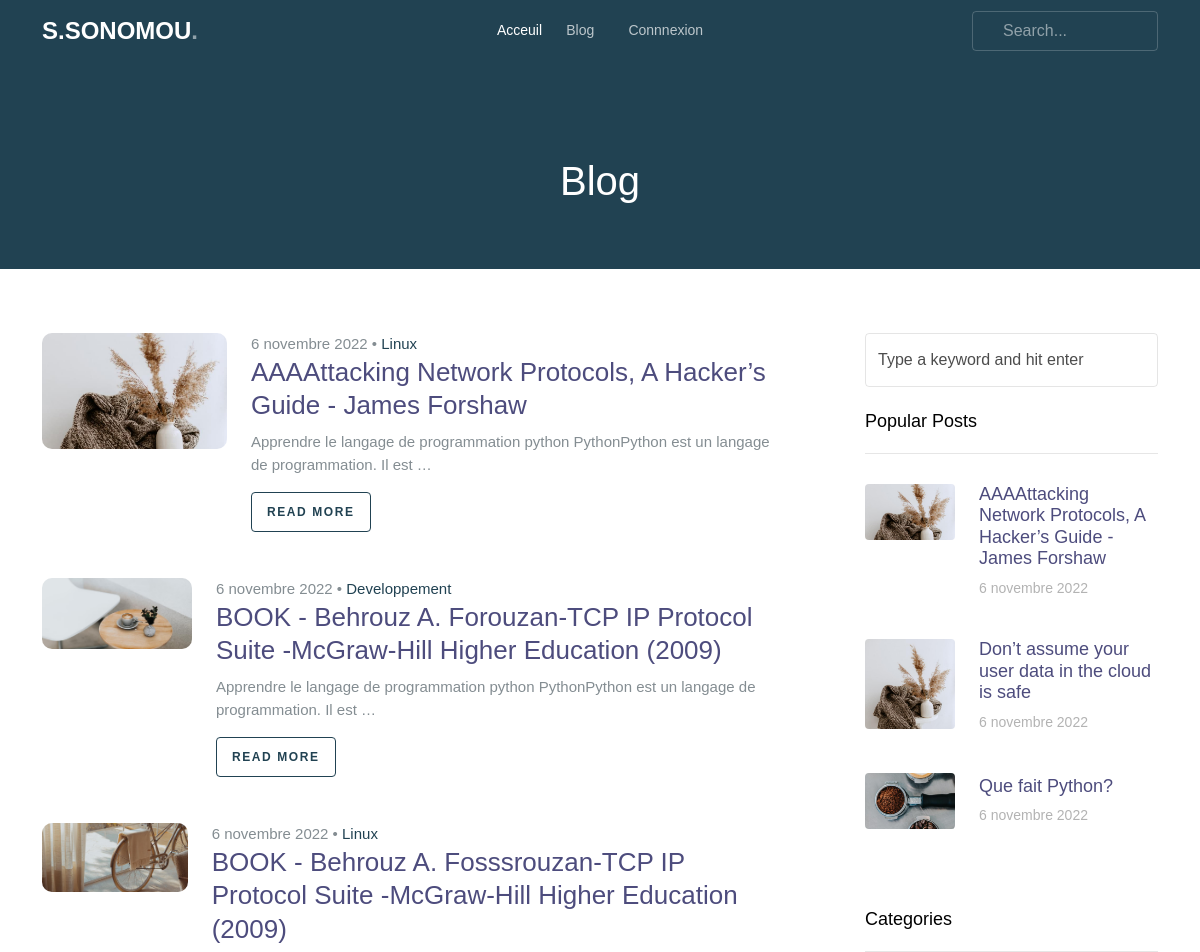
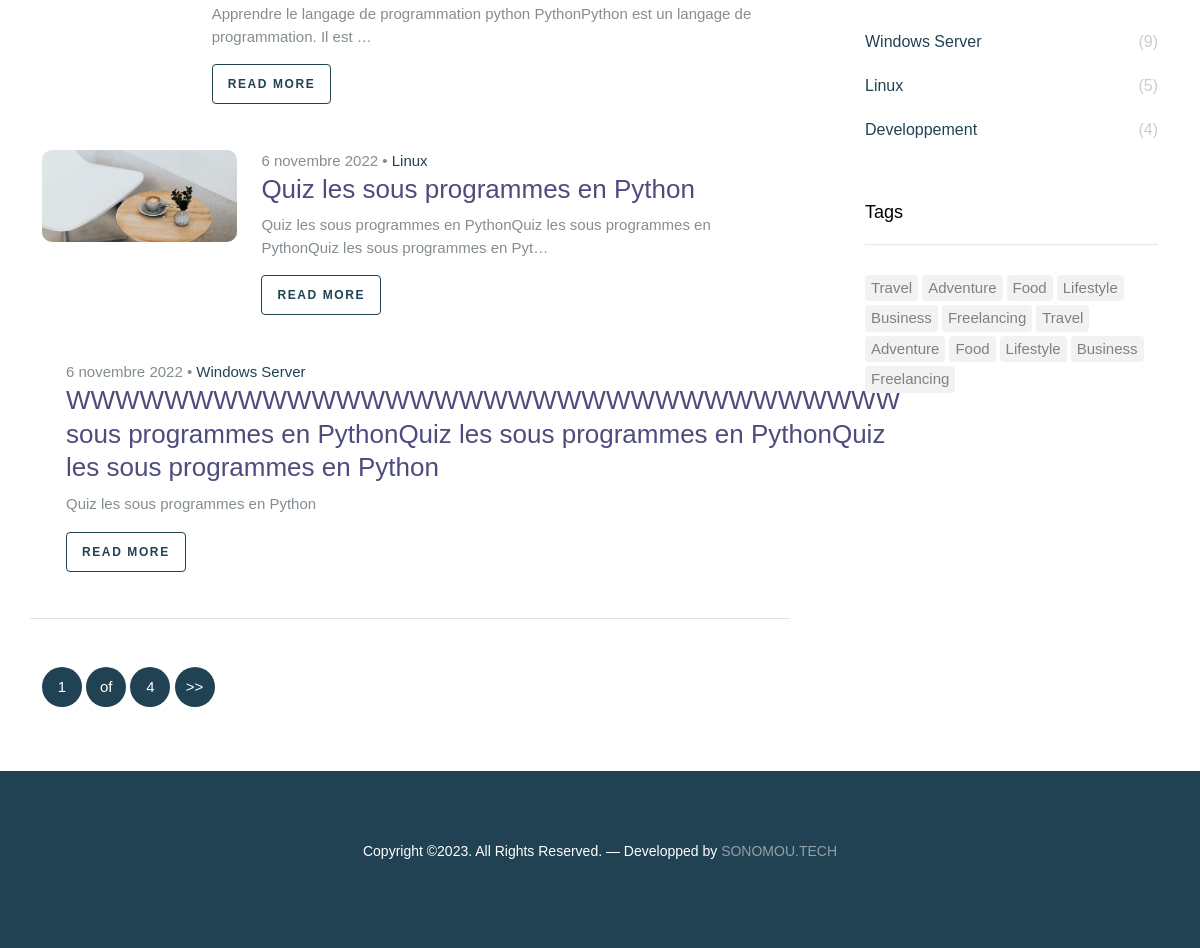
The page /articles on the database its author committed (2 pictures, top to bottom).
### main/models.py (models this page shows, shortened)
class BaseModel(models.Model):
    uid=models.UUIDField(primary_key=True,default=uuid.uuid4,editable=False)
    created=models.DateField(auto_now_add=True,blank=True,null=True,verbose_name='Create date')
    updated=models.DateTimeField(auto_now=True,verbose_name='Update date')
    class Meta:
        abstract=True

class Article(BaseModel):
    CHOIX_CATEGORIE=(
        ('Developpement','Developpement'),
        ('Linux', 'Linux'),
        ('Windows Server', 'Windows Server'),
    )
    titre = models.CharField(max_length=1000, verbose_name='Titre')
    slug = models.SlugField(max_length=200, verbose_name='Slug')
    body = models.TextField(blank=True, null=True, verbose_name="Resume")
    description=QuillField(blank=True,null=True,verbose_name='Description')
    image = models.ImageField(upload_to='articles_images', blank=True, null=True, name="image", verbose_name='Image')
    bg = models.ImageField(upload_to='articles_images', blank=True, null=True)
    auteur = models.ForeignKey(CustomUser, on_delete=models.SET_NULL, blank=True, null=True, verbose_name='Auteur')
    categorie1=models.CharField(choices=CHOIX_CATEGORIE,default="Developpement",max_length=200,blank=True,null=True)
    categorie = models.ForeignKey(Categorie, on_delete=models.SET_NULL, null=True, blank=True,
                                  related_name='fk_categorie',
                                  verbose_name='Categorie')
    statut = models.BooleanField(default=False, verbose_name="Statut")
    class Meta:
        ordering = ['-created']
        verbose_name = "Article"

class Categorie(BaseModel):
    nom_categorie = models.CharField(max_length=100, verbose_name='Non categorie')
    slug = models.SlugField(max_length=200, verbose_name='Slug')
    class Meta:
        verbose_name = "Categorie"
    def __str__(self) -> str:
        return self.nom_categorie

### main/views.py (the view)
# urls.py: path('articles', blog, name='articles'),
def blog(request):
    recent_article = Article.objects.filter(statut=True).order_by('-updated')[:3]
    list_articles = Article.objects.all().filter(statut=True)
    nb_article_dev=Article.objects.filter(categorie1='Developpement').filter(statut=True).count()
    nb_article_linux=Article.objects.filter(categorie1='Linux').filter(statut=True).count()
    nb_article_windows=Article.objects.filter(categorie1='Windows Server').filter(statut=True).count()
    paginator = Paginator(list_articles, 5)
    page = request.GET.get('page')
    try:
        articles = paginator.page(page)
    except PageNotAnInteger:
        articles = paginator.page(1)
    except EmptyPage:
        articles = paginator.page(paginator.num_pages)
    categories = Categorie.objects.all()
    context = {
        'categories': categories,
        'articles': articles,
        'page': page,
        'recent_article': recent_article,
        'nb_windows':nb_article_windows,
        'nb_linux':nb_article_linux,
        'nb_dev':nb_article_dev,
    }
    return render(request, "blog/articles.html", context)

### templates/blog/articles.html (shortened to what this page needs)
{% extends 'includes/_BaseClient.html' %}
{% block content %}
  <div class="hero overlay inner-page bg-primary py-5">
    <div class="container">
      <div class="row align-items-center justify-content-center text-center pt-5">
        <div class="col-lg-6">
          <h1 class="heading text-white mb-3" data-aos="fade-up">Blog</h1>
        </div>
      </div>
    </div>
  </div>
  <div class="section search-result-wrap">
    <div class="container">
      <div class="row posts-entry">
        <div class="col-lg-8">
            {% for article in articles %}
          <div class="blog-entry d-flex blog-entry-search-item">
            <a href="{% url 'detail_article' article.pk %}" class="img-link me-4">
                {% if article.image  %}
                <img src="{{article.image.url}}" alt="Image" class="img-fluid">
                {% endif %}
            </a>
            <div>
              <span class="date">{{article.created}} &bullet; <a href="#">{{article.categorie}}</a></span>
              <h2><a href="{% url 'detail_article' article.pk %}">{{article.titre}}</a></h2>
              <p>{{article.body|truncatechars:100}}</p>
              <p><a href="{% url 'detail_article' article.pk %}" class="btn btn-sm btn-outline-primary">Read More</a></p>
            </div>
          </div>
        {% endfor %}
	 {% if articles|length %}
          {% include "includes/_pagination.html" with page=articles %}
     {% endif %}
        </div>
        <div class="col-lg-4 sidebar">
          <div class="sidebar-box search-form-wrap mb-4">
            <form action="{% url 'search_article' %}" class="sidebar-search-form" method="post">
              <input type="text" class="form-control" id="s" name="article" placeholder="Type a keyword and hit enter">
            </form>
          </div>
          <div class="sidebar-box">
            <h3 class="heading">Popular Posts</h3>
            <div class="post-entry-sidebar">
              <ul>
                {% for article in recent_article %}
								<li>
									<a href="{% url 'detail_article' article.pk %}">
									{% if article.image  %}
									<img src="{{article.image.url}}" alt="Image placeholder" class="me-4 rounded">
										{% endif %}
										<div class="text">
											<h4>{{article.titre|truncatechars:100}}</h4>
											<div class="post-meta">
												<span class="mr-2">{{article.created}}</span>
											</div>
										</div>
									</a>
								</li>
							{% endfor %}
              </ul>
            </div>
          </div>
          <div class="sidebar-box">
            <h3 class="heading">Categories</h3>
            <ul class="categories">
              <li><a href="#">Windows Server<span>({{nb_windows}})</span></a></li>
              <li><a href="#">Linux <span>({{nb_linux}})</span></a></li>
              <li><a href="#">Developpement <span>({{nb_dev}})</span></a></li>
            </ul>
          </div>
          <div class="sidebar-box">
            <h3 class="heading">Tags</h3>
            <ul class="tags">
              <li><a href="#">Travel</a></li>
              <li><a href="#">Adventure</a></li>
              <li><a href="#">Food</a></li>
              <li><a href="#">Lifestyle</a></li>
              <li><a href="#">Business</a></li>
              <li><a href="#">Freelancing</a></li>
              <li><a href="#">Travel</a></li>
              <li><a href="#">Adventure</a></li>
              <li><a href="#">Food</a></li>
              <li><a href="#">Lifestyle</a></li>
              <li><a href="#">Business</a></li>
              <li><a href="#">Freelancing</a></li>
            </ul>
          </div>
        </div>
      </div>
    </div>
  </div>
{% endblock content %}

### templates/includes/_BaseClient.html (shortened to what this page needs)
{% load static %}
<!doctype html>
<html lang="en">
<head>
	<link rel="stylesheet" href="{% static 'assets-blog/fonts/icomoon/style.css' %} ">
	<link rel="stylesheet" href="{% static 'assets-blog/fonts/flaticon/font/flaticon.css' %}">
	<link rel="stylesheet" href="{% static 'assets-blog/css/tiny-slider.css' %}">
	<link rel="stylesheet" href="{% static 'assets-blog/css/aos.css' %}">
	<link rel="stylesheet" href="{% static 'assets-blog/css/glightbox.min.css' %}">
	<link rel="stylesheet" href="{% static 'assets-blog/css/style.css' %}">
	<link rel="stylesheet" href="{% static 'assets-blog/css/flatpickr.min.css' %}">
</head>
<body>
	{% include 'includes/_nav.html' %}
      {% block content %}{% endblock content %}
	{% include 'includes/_footer.html' %}
  </body>
  </html>

### templates/includes/_nav.html (shortened to what this page needs)
	<nav class="site-nav">
		<div class="container">
			<div class="menu-bg-wrap">
				<div class="site-navigation">
					<div class="row g-0 align-items-center">
						<div class="col-2">
							<a href="{% url 'index'  %}" class="logo m-0 float-start">S.SONOMOU<span class="text-primary">.</span></a>
						</div>
						<div class="col-8 text-center">
							<ul class="js-clone-nav d-none d-lg-inline-block text-start site-menu mx-auto">
								<li class="active"><a href="{% url 'index'  %}">Acceuil</a></li>
								<li class="has-children">
									<a href="{% url 'articles'  %}">Blog</a>
								</li>
								{% if user.is_authenticated %}
                            	{% if user.is_active %}
								<li><a href="{% url 'logout' %}">Donnnexion</a></li>
								{% endif %}
                            	{% else %}
								<li><a href="{% url 'login' %}">Connnexion</a></li>
								{% endif %}
							</ul>
						</div>
                        {% include 'includes/_recherche_articles.html' %}
					</div>
				</div>
			</div>
		</div>
	</nav>

### templates/includes/_recherche_articles.html (shortened to what this page needs)
<div class="col-2 text-end">
							<form action="{% url 'search' %}" class="search-form d-none d-lg-inline-block" method="post">
								<input type="text" class="form-control" placeholder="Search..." name="q">
							</form>
						</div>

### templates/includes/_pagination.html (shortened to what this page needs)
          <div class="row text-start pt-5 border-top">
            <div class="col-md-12">
              <div class="custom-pagination">
                <a href="#!">{{page.number}}</a>
                {% if page.paginator.num_pages != page.number %}
                <a href="#!">of</a>
                <a href="#!">{{page.paginator.num_pages}}</a>
                {% endif %}
                {% if page.has_next %}
                <a href="?page={{page.next_page_number}}"> >> </a>
                {% endif %}
              </div>
            </div>
          </div>

### templates/includes/_footer.html (shortened to what this page needs)
	{% load static %}
<footer class="site-footer">
		<div class="container">
			<div class="row mt-0">
				<div class="col-12 text-center">
            <p>Copyright &copy;<script>document.write(new Date().getFullYear());</script>. All Rights Reserved. &mdash; Developped by <a href="http://sonomou.tech" target="_blank">SONOMOU.TECH</a>
            </p>
          </div>
        </div>
      </div>
    </footer>

### rows shown on the page
Article: image (picture), created "6 novembre 2022", categorie "Linux", titre "AAAAttacking Network Protocols, A Hacker’s Guide - James Forshaw", body "Apprendre le langage de programmation python PythonPython est un langage de programmation. Il est …"
Article: image (picture), created "6 novembre 2022", categorie "Developpement", titre "BOOK - Behrouz A. Forouzan-TCP IP Protocol Suite -McGraw-Hill Higher Education (2009)", body "Apprendre le langage de programmation python PythonPython est un langage de programmation. Il est …"
Article: image (picture), created "6 novembre 2022", categorie "Linux", titre "BOOK - Behrouz A. Fosssrouzan-TCP IP Protocol Suite -McGraw-Hill Higher Education (2009)", body "Apprendre le langage de programmation python PythonPython est un langage de programmation. Il est …"
Article: image (picture), created "6 novembre 2022", categorie "Linux", titre "Quiz les sous programmes en Python", body "Quiz les sous programmes en PythonQuiz les sous programmes en PythonQuiz les sous programmes en Pyt…"
Article: created "6 novembre 2022", categorie "Windows Server", titre "WWWWWWWWWWWWWWWWWWWWWWWWWWWWWWWWWW sous programmes en PythonQuiz les sous programmes en PythonQuiz les sous programmes en Python", body "Quiz les sous programmes en Python"
Article: image (picture), titre "Don’t assume your user data in the cloud is safe", created "6 novembre 2022"
Article: image (picture), titre "Que fait Python?", created "6 novembre 2022"

### other values the page prints
{{ page.number }} "1"
{{ page.paginator.num_pages }} "4"
{{ nb_windows }} "9"
{{ nb_linux }} "5"
{{ nb_dev }} "4"
